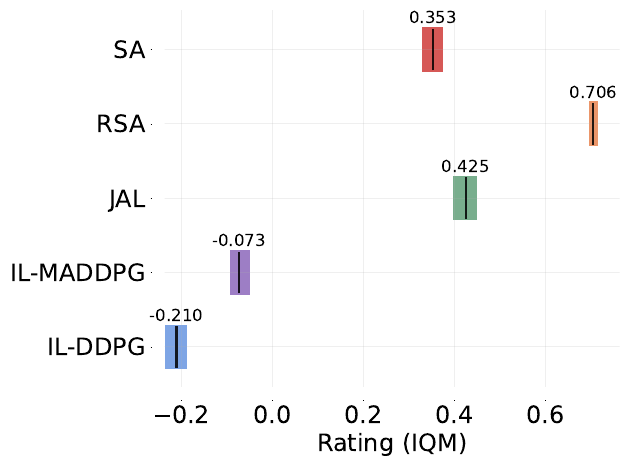

Here is the Python script that generated this plot:
from rliable import library as rly
from rliable import metrics
from rliable import plot_utils
import numpy as np
import seaborn as sns

algorithms = [
    'IL-DDPG',
    'IL-MADDPG',
    'JAL',
    'RSA',
    'SA',
    ]

RED    =    (201/255,  33/255,  30/255)
ORANGE =    (229/255, 116/255,  57/255)
PURPLE =    (125/255,  84/255, 178/255)
GREEN  =    ( 76/255, 147/255, 103/255)
BLUE   =    ( 83/255, 135/255, 221/255)

colors = [RED, ORANGE, PURPLE, GREEN, BLUE]
color_idxs = [4, 2, 3, 1, 0]
COLOR_DICT = dict(zip(algorithms, [colors[idx] for idx in color_idxs]))


import pandas as pd

score_dict = {}
for alg in algorithms:
    score_dict[alg] = []

# csvs = ['111/data.csv', '111/data2.csv']

df = pd.read_csv('000/data.csv', header=None)
for i in range(len(df)):
    run = df.iloc[i]

    alg = None
    if run[0] == 'IL-DDPG':
        alg = 'IL-DDPG'
    if run[0] == 'IL-MADDPG':
        alg = 'IL-MADDPG'
    if run[0] == 'JAL-DDPG':
        alg = 'JAL'
    if run[0] == 'SA-DDPG':
        alg = 'SA'
    if run[0] == 'RSA-DDPG':
        alg = 'RSA'

    score_dict[alg].append([
        run[1],
        run[4],
        run[7],
        run[10],
        run[13],
        run[16],
        run[17]
    ])

    score_dict[alg].append([
        run[2],
        run[5],
        run[8],
        run[11],
        run[14],
        run[16],
        run[17]
    ])

    score_dict[alg].append([
        run[3],
        run[6],
        run[9],
        run[12],
        run[15],
        run[16],
        run[17]
    ])
for alg in algorithms:
    score_dict[alg] = np.array(score_dict[alg])

# Load ALE scores as a dictionary mapping algorithms to their human normalized
# score matrices, each of which is of size `(num_runs x num_games)`.
aggregate_func = lambda x: np.array([
#   metrics.aggregate_median(x),
  metrics.aggregate_iqm(x)
#   metrics.aggregate_mean(x)
  ])
aggregate_scores, aggregate_score_cis = rly.get_interval_estimates(
  score_dict, aggregate_func, reps=50000)
# fig, axes = plot_utils.plot_interval_estimates(
#   aggregate_scores, aggregate_score_cis,
#   metric_names=['MEDIAN', 'IQM'],
#   algorithms=algorithms)

# fig.savefig('fig.png', bbox_inches='tight')
import matplotlib.pyplot as plt

fig, ax = plt.subplots()
h = 0.6
algorithm_labels = []

for i, alg in enumerate(algorithms):
    (l, u) = aggregate_score_cis[alg]
    ax.barh(y=i, width=u-l, height=h, left=l, color=COLOR_DICT[alg], alpha=0.75)
    ax.vlines(x=aggregate_scores[alg], ymin=i-7.5 * h/16, ymax=i+(7.5*h/16), color='k', alpha=0.85)
    ax.text(aggregate_scores[alg], i+(h/2), f'{aggregate_scores[alg][0]:.3f}', ha='center', va='bottom', size='large')

ax.set_yticks(range(len(algorithms)))
ax.set_yticklabels(algorithms)
# ax.set_xlim(-0.5,1)
plot_utils._annotate_and_decorate_axis(ax, labelsize='xx-large', ticklabelsize='xx-large')
# ax.set_title('RATING IQM', size='xx-large')
# ax.set_ylabel('PARADIGM', size='xx-large')
ax.set_xlabel('Rating (IQM)', size='xx-large')
ax.spines['left'].set_visible(False)
ax.spines['bottom'].set_visible(False)
# fig.subplots_adjust(wspace=0.25, hspace=0.45)

fig.tight_layout()
fig.savefig('rating-iqm-rsoccer.pdf', bbox_inches='tight')
fig.savefig('rating-iqm-rsoccer.png', bbox_inches='tight')
# ax.xaxis.set_major_locator(MaxNLocator(4))